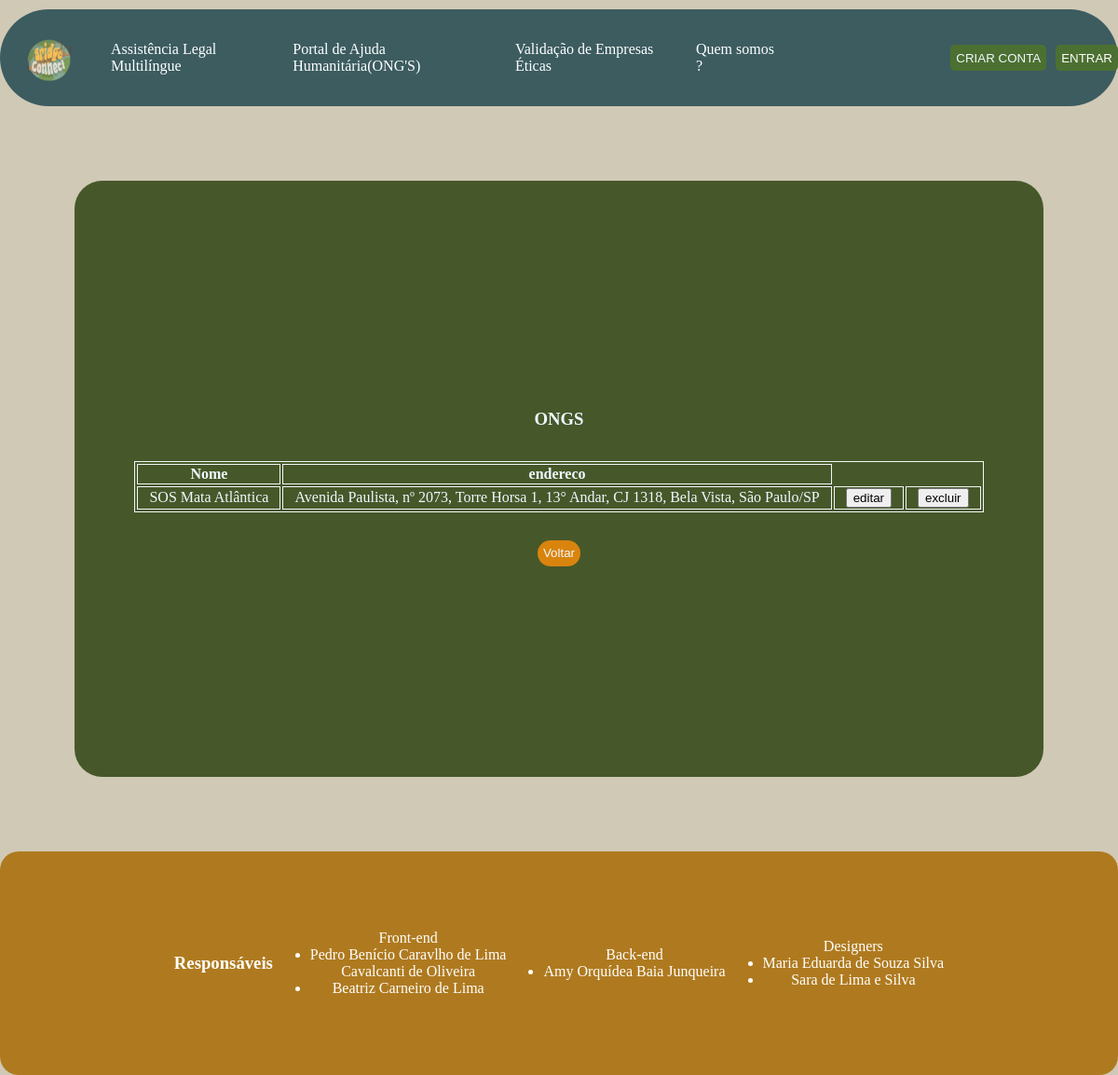
The app's page /lista/ongs with its own data.
### app.py (models this page shows)
class Ongs(db.Model):
    id = db.Column(db.Integer, primary_key=True, autoincrement=True)
    nome = db.Column(db.String(80), nullable=False)
    endereco = db.Column(db.String(120), nullable=False)

### app.py (the view)
@app.route('/lista/ongs', methods=['GET'])
def listarOngs():
    ongs = Ongs.query.all()
    return render_template('listaOngs.html', ongs=ongs)

### templates/listaOngs.html (shortened to what this page needs)
<!DOCTYPE html>
<html lang="en">
<head>
    <link rel="stylesheet" href="/static/lista.css">
</head>
<body>
     <header>
        <img src="/static/img/Spring_20250724_073124_0000.png" alt="Logo" >
          <div class="links">
        <a href="#Assistencia_Legal">Assistência Legal Multilíngue</a>
        <a href="#Portal_De_Ajuda">Portal de Ajuda Humanitária(ONG'S)</a>
        <a href="#Validacao_De_Empresas">Validação de Empresas Éticas</a>
        <a href="#Quem_Somos">Quem somos ?</a>
          </div>
        <div class="botoes">
            <a href="/cadastro/usuario" target="_blank"><button class="criarconta">CRIAR CONTA</button></a>
          <a href="login.html"target="_blank"><button class="entrar">ENTRAR</button></a>
        </div>
    </header>
    <aside>
         <section id="SaibaMais_AssistenciaLegal">
            <h1>ONGS</h1>
            <table>
                <tr>
                    <th> Nome </th>
                    <th> endereco </th>
                </tr>
                {%for o in ongs%}
                <tr>
                    <td>{{o.nome}}</td>
                    <td>{{o.endereco}}</td>
                    <td><a href="/edit/ong/{{o.id}}"><button>editar</button></a></td>
                    <td><a href="/delete/ong/{{o.id}}"><button>excluir</button></a></td>
                </tr>
                {% endfor %}
            </table>
            <button id="VoltarAdvogado" onclick="">Voltar</button>
        </section>
    </aside>
    <footer>
        <h3>Responsáveis</h3><br>
        <ul>Front-end
            <li>Pedro Benício Caravlho de Lima <br>
                Cavalcanti de Oliveira</li>
            <li>Beatriz Carneiro de Lima</li>
        </ul>
        <ul>Back-end
            <li>Amy Orquídea Baia Junqueira</li>
        </ul>
        <ul>Designers
            <li>Maria Eduarda de Souza Silva</li>
            <li>Sara de Lima e Silva</li>
        </ul>
    </footer>
</body>
</html>

### static/lista.css (style rules this page uses)
body { background-color: #d0c9b6; margin: auto; height: 100vh; width: auto; }
header { background-color: #3C5C60; height: 13vh; display: flex; margin: 10px 0 0 0; border-radius: 10vh; }
.links { display: flex; justify-content: space-around; align-items: center; width: auto; text-decoration: none; font-size: medium; padding: 15px; color: white; gap: 20px; }
.links a { text-decoration: none; color: white; }
.botoes { display: flex; justify-content: flex-end; align-items: center; width: 32%; gap: 10px; }
.criarconta, .entrar { background-color: #4C7031; border-radius: 5px; height: 3.5vh; color: aliceblue; border: none; }
.entrar { color: white; }
footer { background-color: #AF7A1F; height: 30vh; display: flex; align-items: center; justify-content: center; text-align: center; margin: 0; border-radius: 20px; color: white }
table,th,td { border: 1px, whitesmoke, solid }
td { padding-right: 12px; padding-left: 12px; }
#Cadastrar_de_advogados, #VoltarAdvogado,#listar { background-color: #D9840D; border-radius: 30px; height: 3.5vh; color: aliceblue; border: none; display: flex; justify-content: center; align-items: center; gap: 15px; margin-top: 15px; }
#SaibaMais_AssistenciaLegal { background-color: #46582A; border-radius: 30px; height: 80vh; color: aliceblue; border: none; margin-left: 10vh; margin: 10vh; justify-content: center; align-items: center; display: flex; flex-direction: column; gap: 15px; text-align: center; }

### records on screen
Ongs: nome "SOS Mata Atlântica", endereco "Avenida Paulista, nº 2073, Torre Horsa 1, 13° Andar, CJ 1318, Bela Vista, São Paulo/SP"
